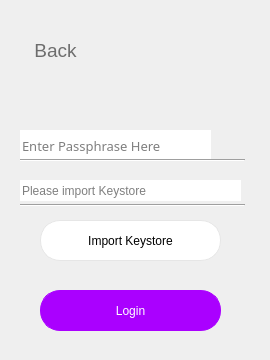
     <widget class="QWidget" name="page_5">
      <widget class="QWidget" name="imporyKeyForm" native="true">
       <property name="geometry">
        <rect>
         <x>0</x>
         <y>30</y>
         <width>261</width>
         <height>321</height>
        </rect>
       </property>
       <widget class="QPushButton" name="login_keys">
        <property name="geometry">
         <rect>
          <x>40</x>
          <y>260</y>
          <width>181</width>
          <height>41</height>
         </rect>
        </property>
        <property name="font">
         <font>
          <family>Arial</family>
          <pointsize>9</pointsize>
          <weight>9</weight>
          <italic>false</italic>
          <bold>false</bold>
         </font>
        </property>
        <property name="cursor">
         <cursorShape>PointingHandCursor</cursorShape>
        </property>
        <property name="focusPolicy">
         <enum>Qt::NoFocus</enum>
        </property>
        <property name="styleSheet">
         <string notr="true">border-width: 1px;
border-color: rgb(170, 0, 255);
background-color: rgb(170, 0, 255);
font: 75 9pt &quot;Arial&quot;;
color: rgb(255, 255, 255);
border-radius:20px;
border-style:solid; 
</string>
        </property>
        <property name="text">
         <string>Login</string>
        </property>
        <property name="flat">
         <bool>true</bool>
        </property>
       </widget>
       <widget class="QToolButton" name="back_to_import_2">
        <property name="geometry">
         <rect>
          <x>10</x>
          <y>0</y>
          <width>91</width>
          <height>41</height>
         </rect>
        </property>
        <property name="font">
         <font>
          <family>Arial</family>
          <pointsize>14</pointsize>
          <weight>50</weight>
          <italic>false</italic>
          <bold>false</bold>
         </font>
        </property>
        <property name="focusPolicy">
         <enum>Qt::NoFocus</enum>
        </property>
        <property name="styleSheet">
         <string notr="true">border:0px;
color: rgb(109, 109, 109);
font: 14pt &quot;Arial&quot;;
</string>
        </property>
        <property name="text">
         <string>Back</string>
        </property>
        <property name="icon">
         <iconset>
          <normaloff>pic/walletback.png</normaloff>pic/walletback.png</iconset>
        </property>
        <property name="iconSize">
         <size>
          <width>200</width>
          <height>200</height>
         </size>
        </property>
        <property name="popupMode">
         <enum>QToolButton::DelayedPopup</enum>
        </property>
        <property name="toolButtonStyle">
         <enum>Qt::ToolButtonTextBesideIcon</enum>
        </property>
        <property name="autoRaise">
         <bool>true</bool>
        </property>
       </widget>
       <widget class="QLineEdit" name="lineEdit_6">
        <property name="geometry">
         <rect>
          <x>20</x>
          <y>100</y>
          <width>191</width>
          <height>31</height>
         </rect>
        </property>
        <property name="font">
         <font>
          <family>等线</family>
          <pointsize>10</pointsize>
         </font>
        </property>
        <property name="focusPolicy">
         <enum>Qt::StrongFocus</enum>
        </property>
        <property name="toolTip">
         <string/>
        </property>
        <property name="statusTip">
         <string/>
        </property>
        <property name="whatsThis">
         <string/>
        </property>
        <property name="accessibleName">
         <string/>
        </property>
        <property name="accessibleDescription">
         <string/>
        </property>
        <property name="styleSheet">
         <string notr="true">
QLineEdit[echoMode=&quot;2&quot;] {
    lineedit-password-character:42;
}
</string>
        </property>
        <property name="maxLength">
         <number>20</number>
        </property>
        <property name="frame">
         <bool>false</bool>
        </property>
        <property name="echoMode">
         <enum>QLineEdit::Password</enum>
        </property>
        <property name="placeholderText">
         <string>Enter Passphrase Here</string>
        </property>
       </widget>
       <widget class="Line" name="line_38">
        <property name="geometry">
         <rect>
          <x>20</x>
          <y>125</y>
          <width>225</width>
          <height>10</height>
         </rect>
        </property>
        <property name="orientation">
         <enum>Qt::Horizontal</enum>
        </property>
       </widget>
       <widget class="QPushButton" name="turn2visible1_2">
        <property name="geometry">
         <rect>
          <x>220</x>
          <y>100</y>
          <width>31</width>
          <height>21</height>
         </rect>
        </property>
        <property name="font">
         <font>
          <family>Arial</family>
         </font>
        </property>
        <property name="cursor">
         <cursorShape>PointingHandCursor</cursorShape>
        </property>
        <property name="focusPolicy">
         <enum>Qt::NoFocus</enum>
        </property>
        <property name="autoFillBackground">
         <bool>false</bool>
        </property>
        <property name="styleSheet">
         <string notr="true">border:0px;</string>
        </property>
        <property name="text">
         <string/>
        </property>
        <property name="icon">
         <iconset>
          <normaloff>pic/02.png</normaloff>pic/02.png</iconset>
        </property>
        <property name="iconSize">
         <size>
          <width>40</width>
          <height>40</height>
         </size>
        </property>
        <property name="flat">
         <bool>true</bool>
        </property>
       </widget>
       <widget class="QPushButton" name="import_Keystore_2">
        <property name="geometry">
         <rect>
          <x>40</x>
          <y>190</y>
          <width>181</width>
          <height>41</height>
         </rect>
        </property>
        <property name="font">
         <font>
          <family>Arial</family>
          <pointsize>9</pointsize>
          <weight>9</weight>
          <italic>false</italic>
          <bold>false</bold>
         </font>
        </property>
        <property name="cursor">
         <cursorShape>PointingHandCursor</cursorShape>
        </property>
        <property name="focusPolicy">
         <enum>Qt::NoFocus</enum>
        </property>
        <property name="styleSheet">
         <string notr="true">border-width: 1px;
border-color: rgb(230, 230, 230);
background-color: rgb(255, 255, 255);
color: rgb(0, 0, 0);
border-radius:20px;
border-style:solid; 
font: 75 9pt &quot;Arial&quot;;</string>
        </property>
        <property name="text">
         <string>Import Keystore</string>
        </property>
        <property name="flat">
         <bool>true</bool>
        </property>
       </widget>
       <widget class="Line" name="line_51">
        <property name="geometry">
         <rect>
          <x>20</x>
          <y>170</y>
          <width>225</width>
          <height>10</height>
         </rect>
        </property>
        <property name="orientation">
         <enum>Qt::Horizontal</enum>
        </property>
       </widget>
       <widget class="QLineEdit" name="lineEdit_26">
        <property name="geometry">
         <rect>
          <x>20</x>
          <y>150</y>
          <width>221</width>
          <height>21</height>
         </rect>
        </property>
        <property name="font">
         <font>
          <family>Arial</family>
          <pointsize>9</pointsize>
         </font>
        </property>
        <property name="toolTip">
         <string/>
        </property>
        <property name="statusTip">
         <string/>
        </property>
        <property name="whatsThis">
         <string/>
        </property>
        <property name="accessibleName">
         <string/>
        </property>
        <property name="accessibleDescription">
         <string/>
        </property>
        <property name="styleSheet">
         <string notr="true">
QLineEdit[echoMode=&quot;2&quot;] {
    lineedit-password-character:42;
}
</string>
        </property>
        <property name="frame">
         <bool>false</bool>
        </property>
        <property name="echoMode">
         <enum>QLineEdit::Normal</enum>
        </property>
        <property name="placeholderText">
         <string>Please import Keystore</string>
        </property>
       </widget>
      </widget>
     </widget>
